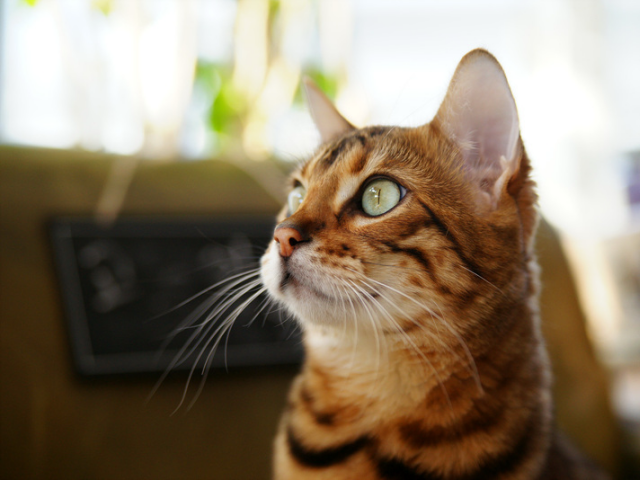
#> input picture opencv/opencv/ch02/cat.bmp, 640 x 480 px
$ python 1.img_info.py
#> lines starting #> are read from the running program, lines starting #| are printed output that depends on the picture; after the words box and inside, x2 and y2 are one past the last pixel; in counts of white or black regions, pixels touching at a corner belong together
import sys
import cv2

img1 = cv2.imread('cat.bmp', cv2.IMREAD_GRAYSCALE)
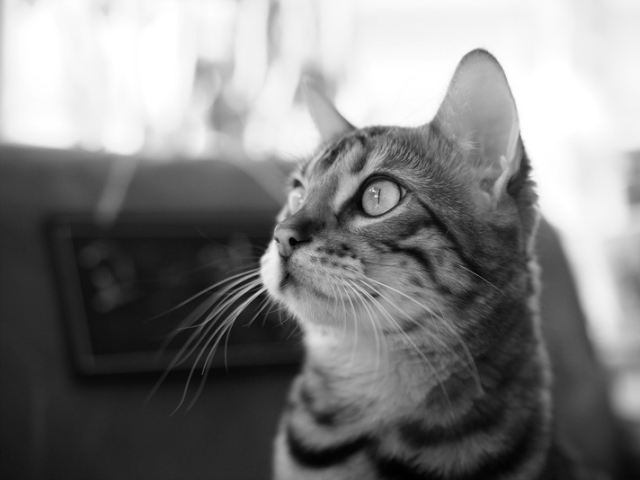
#> img1: shape (480, 640); min 0, max 255, mean 127.8
img2 = cv2.imread('cat.bmp', cv2.IMREAD_COLOR)
#> img2 is the input picture: shape (480, 640, 3); mean B, G, R 104.5, 125.6, 140.8

print('type(img1): ', type(img1))
#| type(img1):  <class 'numpy.ndarray'>
print('img1.shape: ', img1.shape)
#| img1.shape:  (480, 640)
print('img2.shape: ', img2.shape)
#| img2.shape:  (480, 640, 3)
print('img2.dtype: ', img2.dtype)
#| img2.dtype:  uint8

h, w = img2.shape[:2]
#> h = 480; w = 640
print('img2 size: {} x {}'.format(w, h))
#| img2 size: 640 x 480

if len(img1.shape) == 2:
    print('img1 is a grayscale image')
elif len(img1.shape) == 3:
    print('img1 is a truecolor image')

img1 = cv2.imread('cat.bmp', cv2.IMREAD_GRAYSCALE)
img2 = cv2.imread('cat.bmp', cv2.IMREAD_COLOR)

# [7 lines of commented-out code are left out]

img1[100:200, 10:300] = 0
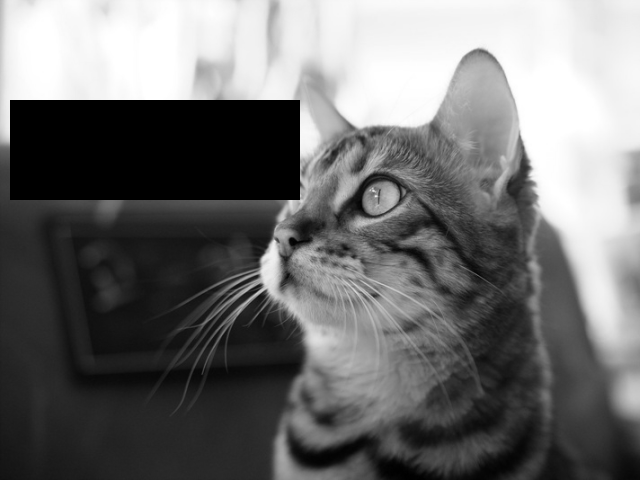
#> img1: shape (480, 640); 9.44% of pixels changed, all inside (x1, y1, x2, y2) = (10, 100, 300, 200)
img2[100:200, 100:200] = (0,0,0)
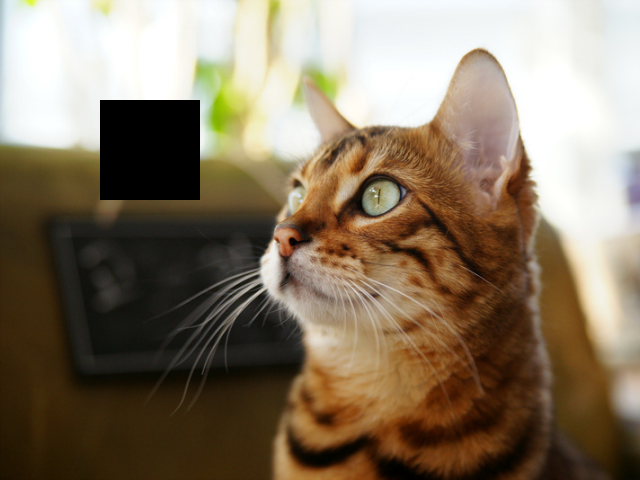
#> img2: shape (480, 640, 3); 3.26% of pixels changed, all inside (x1, y1, x2, y2) = (100, 100, 200, 200)


cv2.imshow("img1", img1)
cv2.imshow("img2", img2)
cv2.waitKey()

cv2.destroyAllWindows()

$ run again, with opencv/opencv/ch02/airplane.bmp copied over opencv/opencv/ch02/cat.bmp
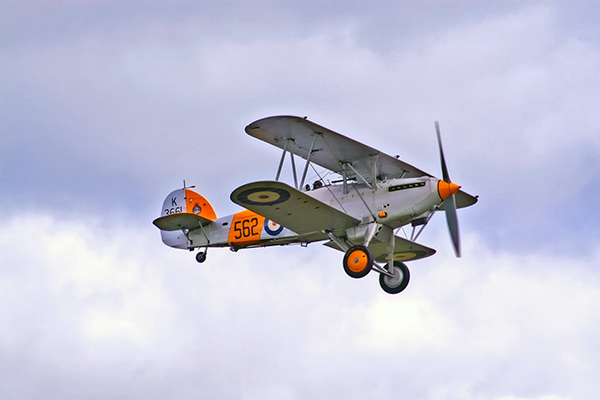
#> input picture opencv/opencv/ch02/airplane.bmp, 600 x 400 px
#> img2 is the input picture: shape (400, 600, 3); mean B, G, R 217.1, 197.6, 196.8
#| type(img1):  <class 'numpy.ndarray'>
#| img1.shape:  (400, 600)
#| img2.shape:  (400, 600, 3)
#| img2.dtype:  uint8
#| img2 size: 600 x 400
#> `img1[100:200, 10:300] = 0`:
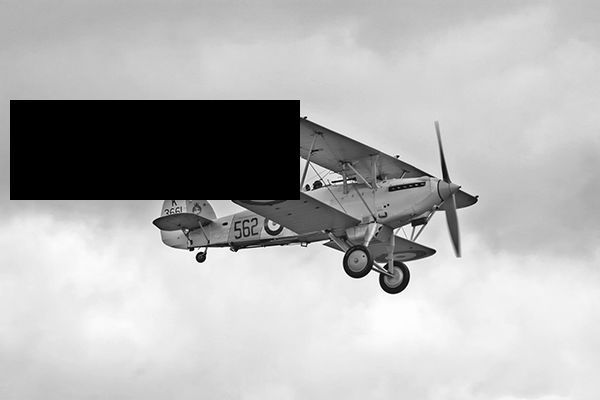
#> img1: shape (400, 600); min 0, max 255, mean 178.3
#> `img2[100:200, 100:200] = (0,0,0)`:
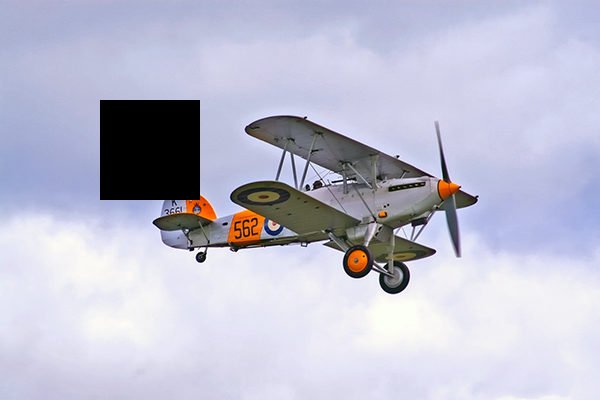
#> img2: shape (400, 600, 3); 4.17% of pixels changed, all inside (x1, y1, x2, y2) = (100, 100, 200, 200)

$ run again, with opencv/opencv/ch02/field.bmp copied over opencv/opencv/ch02/cat.bmp
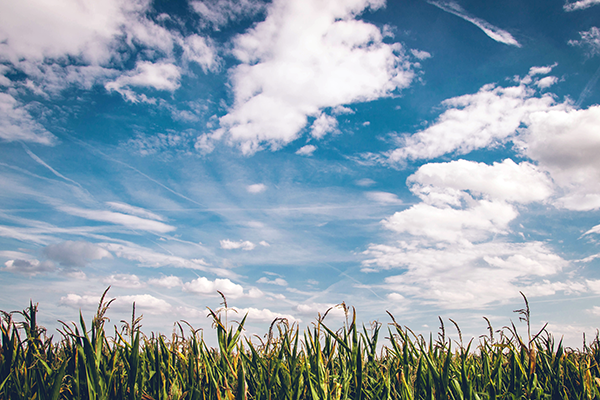
#> input picture opencv/opencv/ch02/field.bmp, 600 x 400 px
#> img2 is the input picture: shape (400, 600, 3); mean B, G, R 173.2, 160.3, 141.8
#| type(img1):  <class 'numpy.ndarray'>
#| img1.shape:  (400, 600)
#| img2.shape:  (400, 600, 3)
#| img2.dtype:  uint8
#| img2 size: 600 x 400
#> `img1[100:200, 10:300] = 0`:
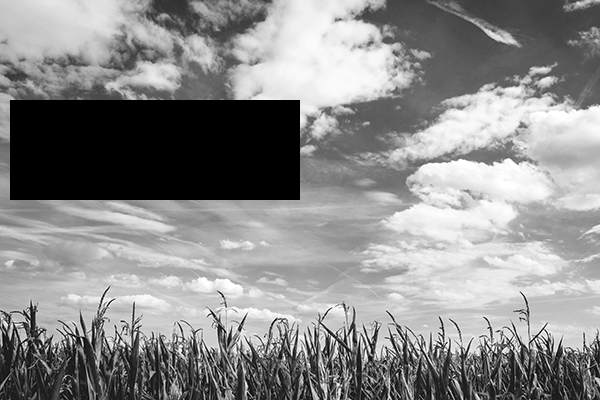
#> img1: shape (400, 600); min 0, max 255, mean 139.4
#> `img2[100:200, 100:200] = (0,0,0)`:
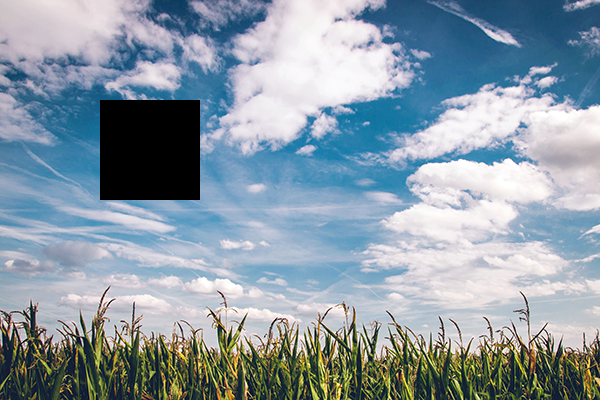
#> img2: shape (400, 600, 3); 4.17% of pixels changed, all inside (x1, y1, x2, y2) = (100, 100, 200, 200)

$ run again, with opencv/opencv/ch02/HappyFish.jpg saved as opencv/opencv/ch02/cat.bmp
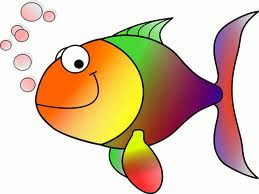
#> input picture opencv/opencv/ch02/HappyFish.jpg, 259 x 194 px
#> img2 is the input picture: shape (194, 259, 3); mean B, G, R 170.8, 196.4, 219.3
#| type(img1):  <class 'numpy.ndarray'>
#| img1.shape:  (194, 259)
#| img2.shape:  (194, 259, 3)
#| img2.dtype:  uint8
#| img2 size: 259 x 194
#> `img1[100:200, 10:300] = 0`:
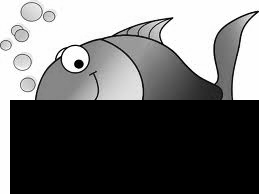
#> img1: shape (194, 259); min 0, max 255, mean 106.2
#> `img2[100:200, 100:200] = (0,0,0)`:
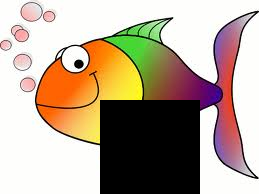
#> img2: shape (194, 259, 3); 18.71% of pixels changed, all inside (x1, y1, x2, y2) = (100, 100, 200, 194)
